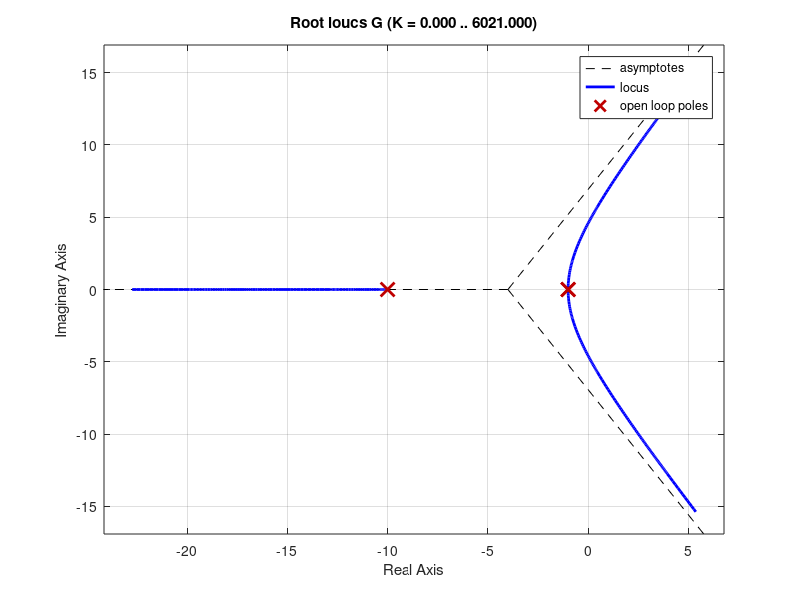

The MATLAB source for this figure: (Note: this script raises an error after producing the figure.)
G = zpk([],[-1 -1 -10], 1)

figure(1)
rlocus(G);

%% Problem 1B - Find stability
K_test = 200:.1:270;
figure(2)
rlocus(G, K_test);

%% Problem 1C - Determine Gain and Poles of Damping of 0.6
K = 1:.1:270;
z = 0.6;
figure(1)
rlocus(G,K);
sgrid(z,0)

K_dampingP6 = 13.8;
p = rlocus(G,K_dampingP6)

%% Plot the step response
figure(3)
T = feedback(K_dampingP6 * G, 1);
sd = -real(p(2));
wd = imag(p(2));

Ts = 4/sd
Tp = pi/wd

t = linspace(0, 3*Ts, 1e3);
step(t,T);

%% Implement a PI controller 
s = tf('s');
K_pi = 200:0.1:300;
sysPI = G * (1/s) * (s+0.2);
figure(4) 
rlocus(sysPI, K_pi)

K_pi = 0:0.1:300;
rlocus(sysPI, K_pi)
sgrid(z,0)
K = 13.3; 
p = rlocus(sysPI, K)

%% Simulate the step response
Tpi = feedback(K * sysPI, 1)

sd = -real(p(2));
wd = imag(p(2));

Ts = 4/sd
Tp = pi/wd
figure(5); clf;
t = linspace(0, 3*Ts, 1e3);
step(t,Tpi);
hold on;
step(t, T);
legend('Compensated', 'Uncompensated');